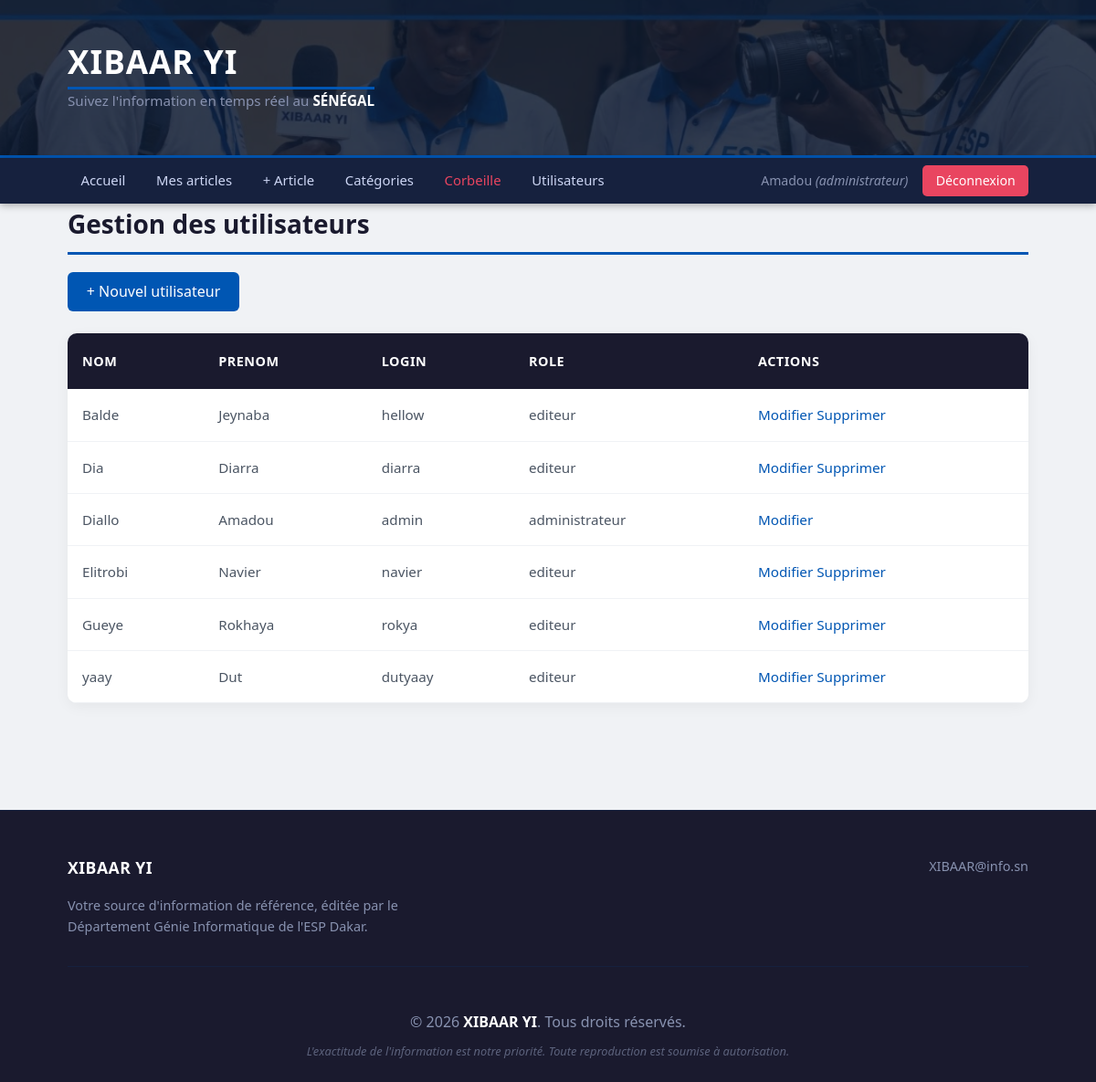
The app's page /utilisateurs/liste.php (signed in) with its own data.
### tables this page shows
CREATE TABLE IF NOT EXISTS utilisateurs (
    id           INT AUTO_INCREMENT PRIMARY KEY,
    nom          VARCHAR(100) NOT NULL,
    prenom       VARCHAR(100) NOT NULL,
    login        VARCHAR(100) NOT NULL UNIQUE,
    mot_de_passe VARCHAR(255) NOT NULL,
    role         ENUM('editeur','administrateur') NOT NULL DEFAULT 'editeur',
    created_at   TIMESTAMP DEFAULT CURRENT_TIMESTAMP
);

### utilisateurs/liste.php (the view, shortened to what this page needs)
<?php
$pdo = getPDO();
$users = $pdo->query('SELECT id, nom, prenom, login, role FROM utilisateurs ORDER BY
nom')->fetchAll();
?>
<!DOCTYPE html>
<html lang="fr">
<head><meta charset="UTF-8"><title>Utilisateurs</title>
<link rel="stylesheet" href="/Site_Actu_Dynamique/css/style.css"></head>
<body>
<?php include __DIR__ . '/../entete.php'; include __DIR__ . '/../menu.php'; ?>
<main class="container">
<h1>Gestion des utilisateurs</h1>
<a href="ajouter.php" class="btn-primaire">+ Nouvel utilisateur</a>
<table class="tableau">
<thead><tr><th>Nom</th><th>Prenom</th><th>Login</th><th>Role</th><th>Actions</th></tr></thead>
<tbody>
<?php foreach ($users as $u): ?>
<tr>
<td><?= htmlspecialchars($u['nom']) ?></td>
<td><?= htmlspecialchars($u['prenom']) ?></td>
<td><?= htmlspecialchars($u['login']) ?></td>
<td><?= htmlspecialchars($u['role']) ?></td>
<td>
<a href="modifier.php?id=<?= $u['id'] ?>" class="btn-secondaire">Modifier</a>
<?php if ($u['id'] != $_SESSION['utilisateur']['id']): ?>
<a href="supprimer.php?id=<?= $u['id'] ?>" class="btn-danger"
onclick="return confirm('Supprimer ?')">Supprimer</a>
<?php endif; ?>
</td>
</tr>
<?php endforeach; ?>
</tbody>
</table>
</main>
<?php include __DIR__ . '/../pied.php'; ?>
</body></html>

### css/style.css (style rules this page uses)
*, *::before, *::after { box-sizing: border-box; margin: 0; padding: 0; }
body { font-family: 'Segoe UI', Arial, sans-serif; background: #f0f2f5; color: #2d2d2d; line-height: 1.6; }
a { color: #0056b3; text-decoration: none; }
.container { max-width: 1100px; margin: 0 auto; padding: 0 1.5rem; }
main { padding: 2rem 0; min-height: 75vh; }
h1 { font-size: 1.75rem; margin-bottom: 1.2rem; color: #1a1a2e; border-bottom: 3px solid #0056b3; padding-bottom: 0.5rem; }
.btn-primaire { display: inline-block; background: #0056b3; color: #fff; padding: 0.55rem 1.3rem; border-radius: 6px; border: none; cursor: pointer; }
.tableau { width: 100%; border-collapse: collapse; background: #fff; border-radius: 10px; overflow: hidden; box-shadow: 0 4px 15px rgba(0,0,0,0.05); margin-top: 1.5rem; }
.tableau thead { background: #1a1a2e; color: #ffffff; }
.tableau th { padding: 1.2rem 1rem; text-align: left; font-size: 0.9rem; text-transform: uppercase; letter-spacing: 0.5px; font-weight: 600; }
.tableau td { padding: 1rem; border-bottom: 1px solid #f0f2f5; color: #4b5563; font-size: 0.95rem; vertical-align: middle; }
.tableau { display: table; width: 100%; }
main { overflow-x: hidden; }

### records on screen
utilisateurs: nom "Balde", prenom "Jeynaba", login "hellow", role "editeur"
utilisateurs: nom "Dia", prenom "Diarra", login "diarra", role "editeur"
utilisateurs: nom "Diallo", prenom "Amadou", login "admin", role "administrateur"
utilisateurs: nom "Elitrobi", prenom "Navier", login "navier", role "editeur"
utilisateurs: nom "Gueye", prenom "Rokhaya", login "rokya", role "editeur"
utilisateurs: nom "yaay", prenom "Dut", login "dutyaay", role "editeur"

### other values on screen
$nom_site "XIBAAR YI"
$_SESSION['utilisateur']['prenom'] "Amadou"
$role "administrateur"
